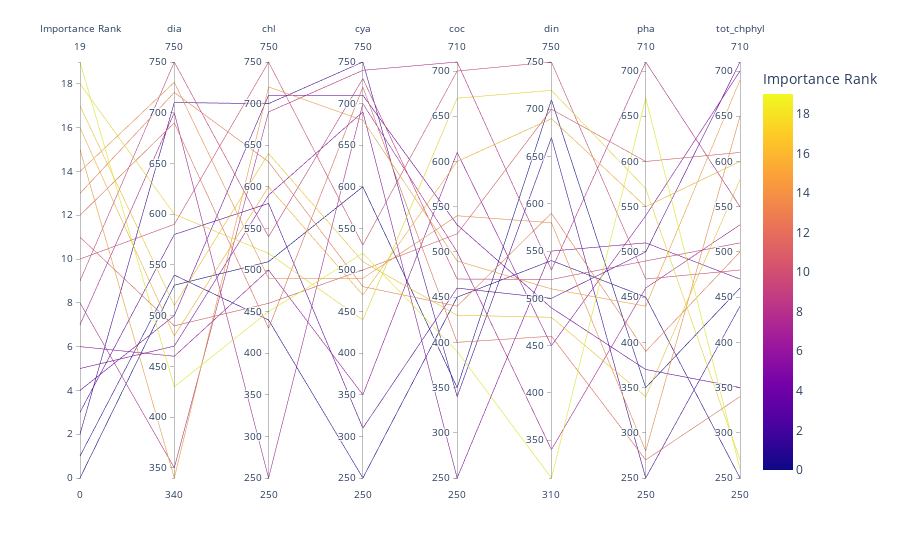

Write notebook code for a chart like this one.
### Code cell
fig = px.parallel_coordinates(
    main_feature_df.reset_index(), color='Importance', labels=dict(Importance="Importance Rank"),  
    )
fig.show()

### Figure 1 — Plotly figure (JSON) as saved in the notebook; plotly's stock layout.template omitted (floating-point values rounded to 4 significant figures)
{"data": [{"dimensions": [{"label": "Importance Rank", "values": [19, 18, 17, 16, 15, 14, 13, 12, 11, 10, 9, 8, 7, 6, 5, 4, 3, 2, 1, 0]}, {"label": "dia", "values": [430, 600, 510, 480, 340, 730, 720, 690, 490, 590, 750, 350, 700, 460, 470, 500, 580, 710, 540, 530]}, {"label": "chl", "values": [450, 520, 640, 600, 720, 490, 630, 430, 460, 750, 540, 690, 250, 500, 590, 710, 580, 700, 440, 510]}, {"label": "cya", "values": [520, 440, 510, 470, 680, 490, 480, 720, 500, 530, 730, 740, 700, 350, 690, 710, 310, 750, 250, 600]}, {"label": "coc", "values": [390, 670, 430, 600, 490, 540, 440, 400, 520, 700, 470, 710, 500, 610, 250, 530, 460, 340, 450, 350]}, {"label": "din", "values": [310, 720, 480, 690, 510, 580, 590, 460, 700, 750, 520, 530, 340, 450, 550, 490, 500, 670, 540, 710]}, {"label": "pha", "values": [670, 570, 340, 550, 440, 280, 390, 270, 600, 470, 490, 710, 460, 540, 510, 370, 500, 250, 450, 350]}, {"label": "tot_chphyl", "values": [260, 270, 580, 600, 690, 650, 500, 340, 610, 480, 510, 550, 530, 700, 470, 350, 710, 440, 250, 460]}], "domain": {"x": [0, 1], "y": [0, 1]}, "line": {"color": [19, 18, 17, 16, 15, 14, 13, 12, 11, 10, 9, 8, 7, 6, 5, 4, 3, 2, 1, 0], "coloraxis": "coloraxis"}, "name": "", "type": "parcoords"}], "layout": {"coloraxis": {"colorbar": {"title": {"text": "Importance Rank"}}, "colorscale": [[0, "#0d0887"], [0.1111, "#46039f"], [0.2222, "#7201a8"], [0.3333, "#9c179e"], [0.4444, "#bd3786"], [0.5556, "#d8576b"], [0.6667, "#ed7953"], [0.7778, "#fb9f3a"], [0.8889, "#fdca26"], [1, "#f0f921"]]}, "legend": {"tracegroupgap": 0}, "margin": {"t": 60}}}
